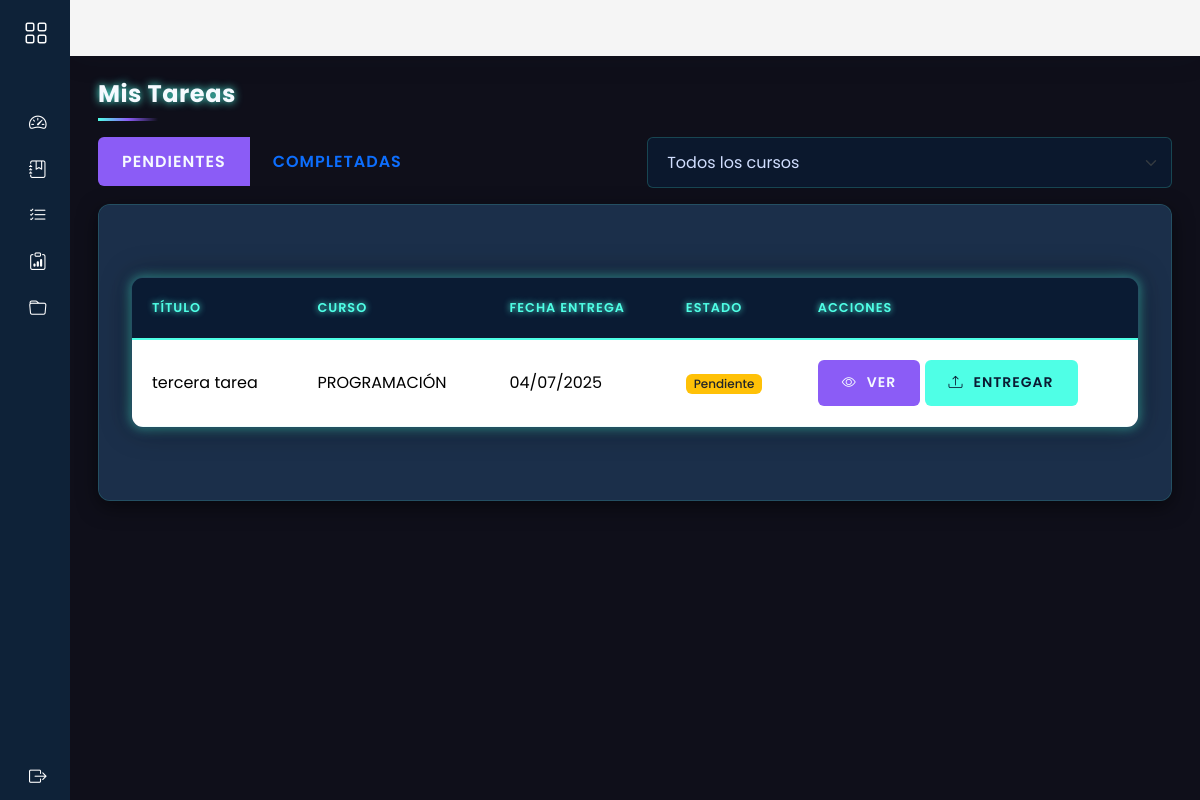
Page /estudiante/tareas/ on the earlier database version.
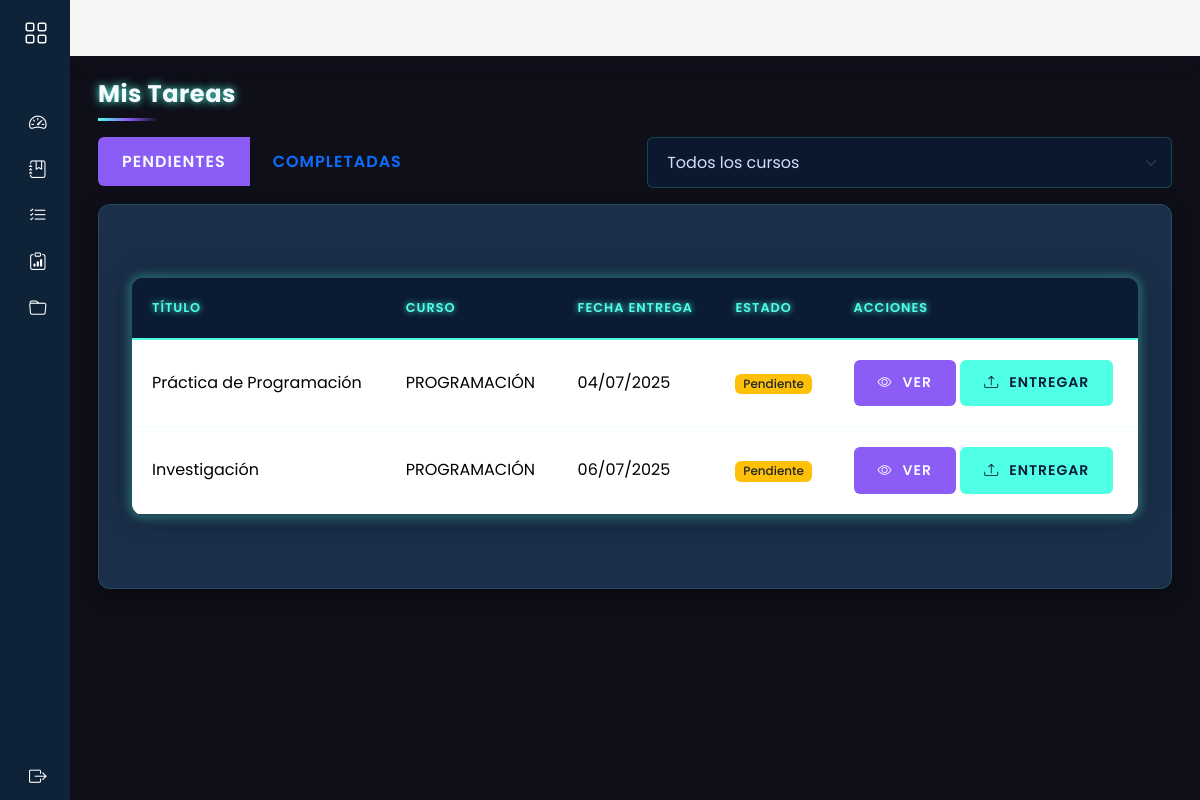
Same page on the later database version.
### models/tarea_model.py (models this page shows, shortened)
class Tarea(db.Model):
    __tablename__ = 'tareas'
    id = db.Column(db.Integer, primary_key=True)
    titulo = db.Column(db.String(100), nullable=False)
    descripcion = db.Column(db.Text)
    fecha_creacion = db.Column(db.DateTime, default=datetime.utcnow)  # Nuevo campo
    fecha_entrega = db.Column(db.DateTime, nullable=False)
    curso_id = db.Column(db.Integer, db.ForeignKey('cursos.id'), nullable=False)
    docente_id = db.Column(db.Integer, db.ForeignKey('docentes.id'), nullable=False)
    archivo_adjunto = db.Column(db.String(255))
    estado = db.Column(db.String(20), default='activa')  # 'activa', 'completada', 'cancelada'
    curso = db.relationship('Curso', backref='tareas_asignadas')  # Cambiado backref
    docente = db.relationship('Docente', backref='tareas_creadas')  # Cambiado backref
    @staticmethod
    def get_by_curso(curso_id):
        return Tarea.query.filter_by(curso_id=curso_id).all()

### models/curso_model.py (models this page shows, shortened)
class Curso(db.Model):
    __tablename__ = 'cursos'
    id = db.Column(db.Integer, primary_key=True)
    nombre = db.Column(db.String(100), nullable=False)
    descripcion = db.Column(db.Text)
    sigla = db.Column(db.String(10), unique=True, nullable=False)
    carga_horaria = db.Column(db.Integer, nullable=False)
    activo = db.Column(db.Boolean, default=True, nullable=False)
    docente_id = db.Column(db.Integer, db.ForeignKey('docentes.id'),nullable=True)
    docente = db.relationship('Docente', back_populates='cursos')
    inscripciones = db.relationship('Inscripcion',back_populates='curso')
    inscripciones = db.relationship('Inscripcion', back_populates='curso')
    clases = db.relationship('Clase', back_populates='curso')

### controllers/estudiante/mi_tarea_controller.py (the view)
@tarea_bp.route("/")
def index():
    estudiante_id = 1  # Reemplazar con el ID del estudiante autenticado
    curso_id = request.args.get('curso_id')
    estado = request.args.get('estado', 'pendientes')  # pendientes | completadas
    if curso_id:
        tareas = Tarea.get_by_curso(curso_id)
    else:
        cursos = Inscripcion.get_cursos_by_estudiante(estudiante_id)
        tareas = []
        for curso in cursos:
            tareas.extend(Tarea.get_by_curso(curso.id))
    if estado == 'pendientes':
        tareas = [t for t in tareas if not EntregaTarea.get_by_estudiante_and_tarea(estudiante_id, t.id)]
    elif estado == 'completadas':
        tareas = [t for t in tareas if EntregaTarea.get_by_estudiante_and_tarea(estudiante_id, t.id)]
    cursos = Inscripcion.get_cursos_by_estudiante(estudiante_id)
    return listar_tareas(tareas=tareas, cursos=cursos, curso_seleccionado=curso_id, estado=estado)

### models/entrega_tarea_model.py (called while the page is built)
    @staticmethod
    def get_by_estudiante_and_tarea(estudiante_id, tarea_id):
        return EntregaTarea.query.filter_by(
            estudiante_id=estudiante_id,
            tarea_id=tarea_id
        ).first()

### models/inscripcion_model.py (called while the page is built)
    @staticmethod
    def get_cursos_by_estudiante(estudiante_id):
        return Curso.query.join(Inscripcion).filter(Inscripcion.estudiante_id == estudiante_id).all()

### views/estudiante/tareas_view.py (called while the page is built)
def listar_tareas(tareas, cursos, curso_seleccionado=None, estado='pendientes'):
    return render_template(
        'estudiante/tareas/index.html',
        tareas=tareas,
        cursos=cursos,
        curso_seleccionado=curso_seleccionado,
        estado=estado
    )

### templates/estudiante/tareas/index.html (shortened to what this page needs)
{% extends "estudiante/base.html" %}
{% block header %}Mis Tareas{% endblock %}
{% block content %}
<div class="row mb-3">
    <div class="col-md-6">
        <div class="btn-group" role="group">
            <a href="{{ url_for('estudiante_tarea.index', estado='pendientes') }}"
               class="btn {% if estado == 'pendientes' %}btn-primary{% else %}btn-outline-primary{% endif %}">
                Pendientes
            </a>
            <a href="{{ url_for('estudiante_tarea.index', estado='completadas') }}"
               class="btn {% if estado == 'completadas' %}btn-primary{% else %}btn-outline-primary{% endif %}">
                Completadas
            </a>
        </div>
    </div>
    <div class="col-md-6">
        <select class="form-select" onchange="window.location.href=this.value">
            <option value="{{ url_for('estudiante_tarea.index', estado=estado) }}">Todos los cursos</option>
        </select>
    </div>
</div>
<div class="row">
    <div class="col-12">
        <div class="card">
            <div class="card-body">
                {% if tareas %}
                <div class="table-responsive">
                    <table class="table table-hover">
                        <thead>
                            <tr>
                                <th>Título</th>
                                <th>Curso</th>
                                <th>Fecha Entrega</th>
                                <th>Estado</th>
                                <th>Acciones</th>
                            </tr>
                        </thead>
                        <tbody>
                            {% for tarea in tareas %}
                            <tr>
                                <td>{{ tarea.titulo }}</td>
                                <td>{{ tarea.curso.nombre }}</td>
                                <td>{{ tarea.fecha_entrega.strftime('%d/%m/%Y') }}</td>
                                <td>
                                    {% if estado == 'completadas' %}
                                    <span class="badge bg-success">Entregada</span>
                                    {% else %}
                                    <span class="badge bg-warning text-dark">Pendiente</span>
                                    {% endif %}
                                </td>
                                <td>
                                    <a href="{{ url_for('estudiante_tarea.view', id=tarea.id) }}" class="btn btn-sm btn-primary">
                                        <i class="bi bi-eye"></i> Ver
                                    </a>
                                    {% if estado == 'pendientes' %}
                                    <a href="{{ url_for('estudiante_tarea.entregar', id=tarea.id) }}" class="btn btn-sm btn-success">
                                        <i class="bi bi-upload"></i> Entregar
                                    </a>
                                    {% endif %}
                                </td>
                            </tr>
                            {% endfor %}
                        </tbody>
                    </table>
                </div>
                {% else %}
                <div class="alert alert-info">
                    No hay tareas {{ 'completadas' if estado == 'completadas' else 'pendientes' }}.
                </div>
                {% endif %}
            </div>
        </div>
    </div>
</div>
{% endblock %}

Differences in the rows shown:
now on this page (row edited): Tarea: titulo "Práctica de Programación", curso.nombre "PROGRAMACIÓN", fecha_entrega "04/07/2025"
changed Tarea: titulo "tercera tarea" → "Investigación"; fecha_entrega "04/07/2025" → "06/07/2025"
